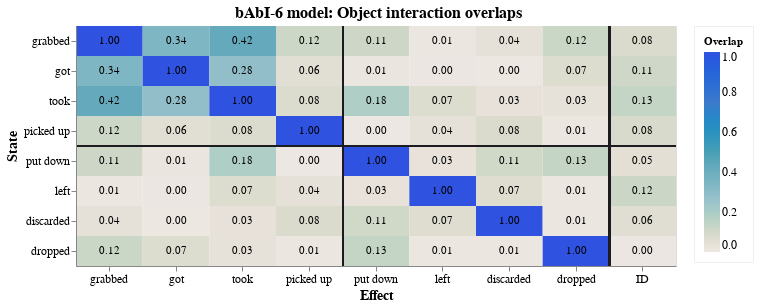

Notebook cell for this chart:
### Code cell
VegaLite({
    "data": {"values": grab_axioms_df.loc[:, ["state1", "state2", "overlap_real", "method"]].to_dict("records")},
    "transform": [
        {"as":"overlap_real_rounded", "calculate": "format(datum.overlap_real, '.2f')"},
    ],
    "title": f"{MODEL_NAME}: Object interaction overlaps",
    # "facet": {"field": "movement", "title": ""},
    "columns": 1,
    # "resolve": {"axis": {"x": "independent"}},
    # "spec": {
        "width": 600,
        "height": 240,
        "encoding": {
            "x": {"field": "state1", "title": "Effect", "type": "nominal", "axis": {"labelAngle": 0}, "sort": [
                'grabbed', 'got', 'took', 'picked up',
            ]},
            "y": {"field": "state2", "title": "State", "type": "nominal", "sort": [
               'grabbed', 'got', 'took', 'picked up',
            ]},
        },
        "layer": [
            {
                "mark": "rect",
                "encoding": {
                    "color": {
                        "field": "overlap_real", 
                        "type": "quantitative", 
                        "title": "Overlap", 
                        "scale": {
                            "domain": [0,1],
                            "scheme": [
                                "#EDE7E3",
                                "#9BC3CC",
                                "#489FB5",
                                "#3C79CB",
                                "#2F52E0",
                            ]
                        },
                        # "condition": {
                        #     "test": "datum.overlap_real < 0.5 && datum.overlap_real > 0.0625",
                        #     "value": "#FFFFFF",
                        # },
                    },
                }
            },
            {
                "mark": "text",
                "encoding": {
                    "text": {"field": "overlap_real_rounded"},
                }
            },
            {
                "mark": {"type": "rule", "color": "#1C1C20", "strokeWidth": 1},
                "encoding": {
                    "y": {"datum": "put down"},
                    "yOffset": {"value": 0},
                    "x": {},
                    "xOffset": {},
                }
            },
            {
                "mark": {"type": "rule", "color": "#1C1C20", "strokeWidth": 1},
                "encoding": {
                    "x": {"datum": "put down"},
                    "xOffset": {"value": 0},
                    "y": {},
                }
            },
            # {
            #     "mark": {"type": "rule", "color": "#1C1C20", "strokeWidth": 2},
            #     "encoding": {
            #         "y": {"datum": "A is in p"},
            #         "yOffset": {"value": 0},
            #         "x": {},
            #         "xOffset": {},
            #     }
            # },
            {
                "mark": {"type": "rule", "color": "#1C1C20", "strokeWidth": 2},
                "encoding": {
                    "x": {"datum": "ID"},
                    "xOffset": {"value": 0},
                    "y": {},
                }
            },
        ],
    # },
    "config": config,
})

### Figure 1 — Vega-Lite specification as saved in the notebook (floating-point values rounded to 4 significant figures)
{"columns": 1, "config": {"axis": {"labelFontSize": 12, "titleFontSize": 14}, "header": {"labelFontSize": 16, "labelFontWeight": "normal", "titleFontSize": 14, "titleFontWeight": "bold"}, "legend": {"fillColor": "#fffd", "labelFontSize": 12, "padding": 10, "strokeColor": "#eeeeee"}, "title": {"anchor": "center", "fontSize": 16}}, "data": {"values": [{"method": "box", "overlap_real": 1.0, "state1": "picked up", "state2": "picked up"}, {"method": "box", "overlap_real": 0.1153, "state1": "picked up", "state2": "grabbed"}, {"method": "box", "overlap_real": 0.05653, "state1": "picked up", "state2": "got"}, {"method": "box", "overlap_real": 0.07505, "state1": "picked up", "state2": "took"}, {"method": "box", "overlap_real": 0.000112, "state1": "picked up", "state2": "put down"}, {"method": "box", "overlap_real": 0.03646, "state1": "picked up", "state2": "left"}, {"method": "box", "overlap_real": 0.07805, "state1": "picked up", "state2": "discarded"}, {"method": "box", "overlap_real": 0.008235, "state1": "picked up", "state2": "dropped"}, {"method": "box", "overlap_real": 0.1153, "state1": "grabbed", "state2": "picked up"}, {"method": "box", "overlap_real": 1.0, "state1": "grabbed", "state2": "grabbed"}, {"method": "box", "overlap_real": 0.3407, "state1": "grabbed", "state2": "got"}, {"method": "box", "overlap_real": 0.4241, "state1": "grabbed", "state2": "took"}, {"method": "box", "overlap_real": 0.1109, "state1": "grabbed", "state2": "put down"}, {"method": "box", "overlap_real": 0.006709, "state1": "grabbed", "state2": "left"}, {"method": "box", "overlap_real": 0.03593, "state1": "grabbed", "state2": "discarded"}, {"method": "box", "overlap_real": 0.1193, "state1": "grabbed", "state2": "dropped"}, {"method": "box", "overlap_real": 0.05653, "state1": "got", "state2": "picked up"}, {"method": "box", "overlap_real": 0.3407, "state1": "got", "state2": "grabbed"}, {"method": "box", "overlap_real": 1.0, "state1": "got", "state2": "got"}, {"method": "box", "overlap_real": 0.282, "state1": "got", "state2": "took"}, {"method": "box", "overlap_real": 0.01003, "state1": "got", "state2": "put down"}, {"method": "box", "overlap_real": 0.003687, "state1": "got", "state2": "left"}, {"method": "box", "overlap_real": 0.002407, "state1": "got", "state2": "discarded"}, {"method": "box", "overlap_real": 0.07012, "state1": "got", "state2": "dropped"}, {"method": "box", "overlap_real": 0.07505, "state1": "took", "state2": "picked up"}, {"method": "box", "overlap_real": 0.4241, "state1": "took", "state2": "grabbed"}, {"method": "box", "overlap_real": 0.282, "state1": "took", "state2": "got"}, {"method": "box", "overlap_real": 1.0, "state1": "took", "state2": "took"}, {"method": "box", "overlap_real": 0.1836, "state1": "took", "state2": "put down"}, {"method": "box", "overlap_real": 0.073, "state1": "took", "state2": "left"}, {"method": "box", "overlap_real": 0.03353, "state1": "took", "state2": "discarded"}, {"method": "box", "overlap_real": 0.03486, "state1": "took", "state2": "dropped"}, {"method": "box", "overlap_real": 0.000112, "state1": "put down", "state2": "picked up"}, {"method": "box", "overlap_real": 0.1109, "state1": "put down", "state2": "grabbed"}, {"method": "box", "overlap_real": 0.01003, "state1": "put down", "state2": "got"}, {"method": "box", "overlap_real": 0.1836, "state1": "put down", "state2": "took"}, {"method": "box", "overlap_real": 1.0, "state1": "put down", "state2": "put down"}, {"method": "box", "overlap_real": 0.0266, "state1": "put down", "state2": "left"}, {"method": "box", "overlap_real": 0.1055, "state1": "put down", "state2": "discarded"}, {"method": "box", "overlap_real": 0.1324, "state1": "put down", "state2": "dropped"}, {"method": "box", "overlap_real": 0.03646, "state1": "left", "state2": "picked up"}, {"method": "box", "overlap_real": 0.006709, "state1": "left", "state2": "grabbed"}, {"method": "box", "overlap_real": 0.003687, "state1": "left", "state2": "got"}, {"method": "box", "overlap_real": 0.073, "state1": "left", "state2": "took"}, {"method": "box", "overlap_real": 0.0266, "state1": "left", "state2": "put down"}, {"method": "box", "overlap_real": 1.0, "state1": "left", "state2": "left"}, {"method": "box", "overlap_real": 0.06667, "state1": "left", "state2": "discarded"}, {"method": "box", "overlap_real": 0.005793, "state1": "left", "state2": "dropped"}, {"method": "box", "overlap_real": 0.07805, "state1": "discarded", "state2": "picked up"}, {"method": "box", "overlap_real": 0.03593, "state1": "discarded", "state2": "grabbed"}, {"method": "box", "overlap_real": 0.002407, "state1": "discarded", "state2": "got"}, {"method": "box", "overlap_real": 0.03353, "state1": "discarded", "state2": "took"}, {"method": "box", "overlap_real": 0.1055, "state1": "discarded", "state2": "put down"}, {"method": "box", "overlap_real": 0.06667, "state1": "discarded", "state2": "left"}, {"method": "box", "overlap_real": 1.0, "state1": "discarded", "state2": "discarded"}, {"method": "box", "overlap_real": 0.006631, "state1": "discarded", "state2": "dropped"}, {"method": "box", "overlap_real": 0.008235, "state1": "dropped", "state2": "picked up"}, {"method": "box", "overlap_real": 0.1193, "state1": "dropped", "state2": "grabbed"}, {"method": "box", "overlap_real": 0.07012, "state1": "dropped", "state2": "got"}, {"method": "box", "overlap_real": 0.03486, "state1": "dropped", "state2": "took"}, {"method": "box", "overlap_real": 0.1324, "state1": "dropped", "state2": "put down"}, {"method": "box", "overlap_real": 0.005793, "state1": "dropped", "state2": "left"}, {"method": "box", "overlap_real": 0.006631, "state1": "dropped", "state2": "discarded"}, {"method": "box", "overlap_real": 1.0, "state1": "dropped", "state2": "dropped"}, {"method": "box", "overlap_real": 0.08335, "state1": "ID", "state2": "picked up"}, {"method": "box", "overlap_real": 0.0788, "state1": "ID", "state2": "grabbed"}, {"method": "box", "overlap_real": 0.1106, "state1": "ID", "state2": "got"}, {"method": "box", "overlap_real": 0.1334, "state1": "ID", "state2": "took"}, {"method": "box", "overlap_real": 0.04885, "state1": "ID", "state2": "put down"}, {"method": "box", "overlap_real": 0.1166, "state1": "ID", "state2": "left"}, {"method": "box", "overlap_real": 0.05955, "state1": "ID", "state2": "discarded"}, {"method": "box", "overlap_real": 0.003384, "state1": "ID", "state2": "dropped"}]}, "encoding": {"x": {"axis": {"labelAngle": 0}, "field": "state1", "sort": ["grabbed", "got", "took", "picked up"], "title": "Effect", "type": "nominal"}, "y": {"field": "state2", "sort": ["grabbed", "got", "took", "picked up"], "title": "State", "type": "nominal"}}, "height": 240, "layer": [{"encoding": {"color": {"field": "overlap_real", "scale": {"domain": [0, 1], "scheme": ["#EDE7E3", "#9BC3CC", "#489FB5", "#3C79CB", "#2F52E0"]}, "title": "Overlap", "type": "quantitative"}}, "mark": "rect"}, {"encoding": {"text": {"field": "overlap_real_rounded"}}, "mark": "text"}, {"encoding": {"x": {}, "xOffset": {}, "y": {"datum": "put down"}, "yOffset": {"value": 0}}, "mark": {"color": "#1C1C20", "strokeWidth": 1, "type": "rule"}}, {"encoding": {"x": {"datum": "put down"}, "xOffset": {"value": 0}, "y": {}}, "mark": {"color": "#1C1C20", "strokeWidth": 1, "type": "rule"}}, {"encoding": {"x": {"datum": "ID"}, "xOffset": {"value": 0}, "y": {}}, "mark": {"color": "#1C1C20", "strokeWidth": 2, "type": "rule"}}], "title": "bAbI-6 model: Object interaction overlaps", "transform": [{"as": "overlap_real_rounded", "calculate": "format(datum.overlap_real, '.2f')"}], "width": 600}
